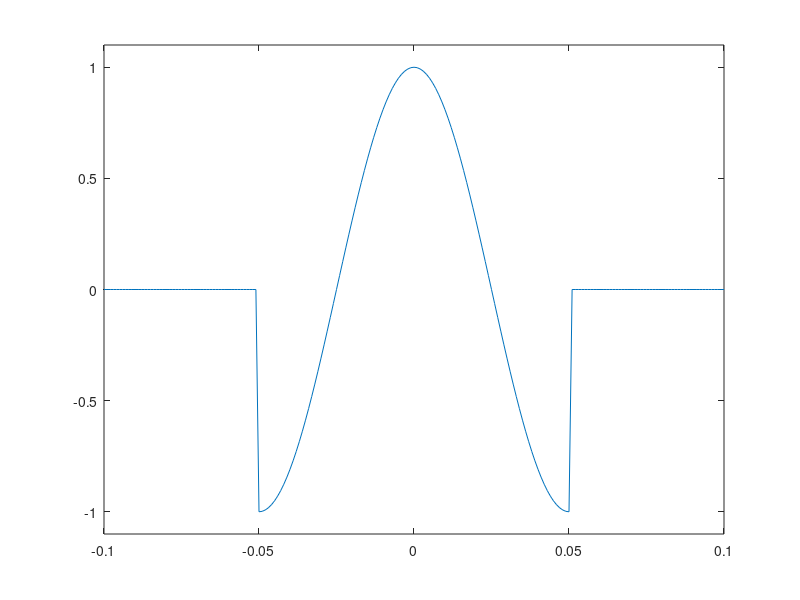
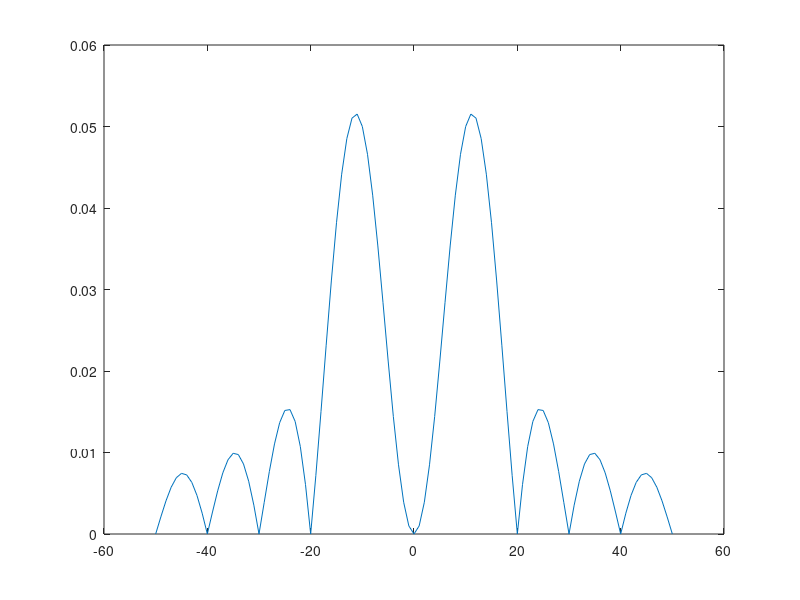

Recreate these plots in MATLAB, in order.
close all
clc

Fs = 1e3;
t = -0.1:1/Fs:0.1;
f0 = 10;
T = 1/f0;
s = rectpuls(t,T) .* cos (2*pi*f0*t);
f = -50:50;
sp = T/2 * (sinc((f-f0)*T) + sinc((f+f0)*T));
g1 = figure();
plot(t,s)
ylim([-1.1 1.1]);
g2 = figure();
plot(f, abs(sp))

saveas(g1,'../fig/graph6_1','png');
saveas(g2,'../fig/graph6_2','png');